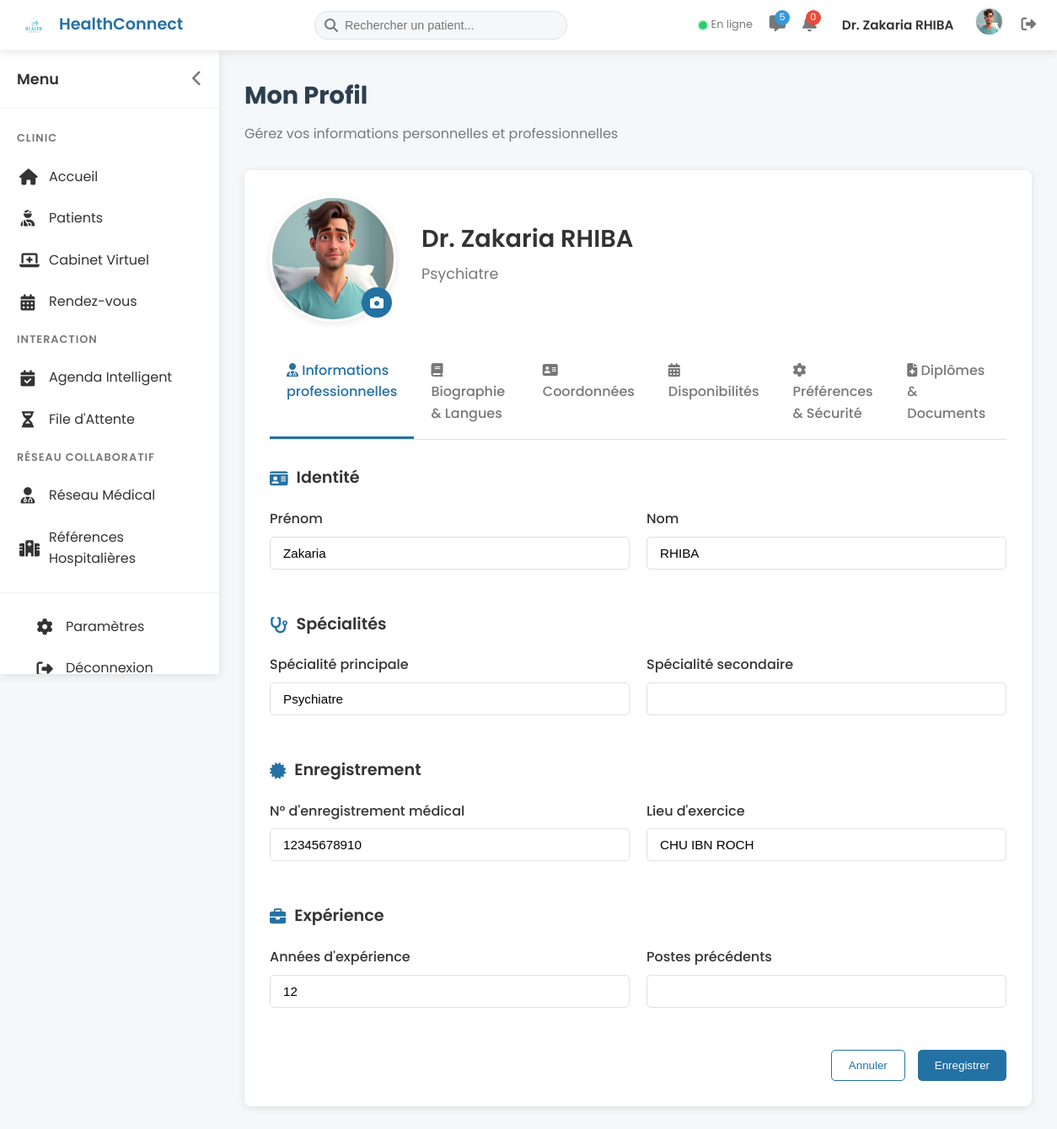
The page /doctor/profile (signed in) on the database its author committed.
### models.py (models this page shows, shortened)
class User(db.Model, UserMixin):
    id = db.Column(db.Integer, primary_key=True)
    email = db.Column(db.String(120), unique=True, nullable=False)
    password_hash = db.Column(db.String(128), nullable=False)
    first_name = db.Column(db.String(50), nullable=False)
    last_name = db.Column(db.String(50), nullable=False)
    role = db.Column(db.String(10), nullable=False)  # 'patient' or 'doctor'
    created_at = db.Column(db.DateTime, default=get_current_time_naive)
    patient = db.relationship('Patient', backref='user', uselist=False, cascade='all, delete-orphan')
    doctor = db.relationship('Doctor', backref='user', uselist=False, cascade='all, delete-orphan')

class Doctor(db.Model):
    id = db.Column(db.Integer, primary_key=True)
    user_id = db.Column(db.Integer, db.ForeignKey('user.id'), nullable=False)
    speciality = db.Column(db.String(100), nullable=True)
    secondary_speciality = db.Column(db.String(100), nullable=True)
    license_number = db.Column(db.String(50), nullable=True)
    years_experience = db.Column(db.Integer, nullable=True)
    education = db.Column(db.Text, nullable=True)
    bio = db.Column(db.Text, nullable=True)
    consultation_fee = db.Column(db.Float, nullable=True)
    phone = db.Column(db.String(20), nullable=True)
    address = db.Column(db.String(200), nullable=True)
    languages = db.Column(db.String(200), nullable=True)  # Comma-separated list of languages
    profile_picture = db.Column(db.String(200), nullable=True)  # Path to profile picture
    document_path = db.Column(db.String(200), nullable=True)  # Path to uploaded documents
    status = db.Column(db.String(20), default='pending')  # pending, approved, rejected
    rejection_reason = db.Column(db.Text, nullable=True)  # Reason for rejection if status is 'rejected'
    verified_at = db.Column(db.DateTime, nullable=True)  # When the doctor was verified
    practice_location = db.Column(db.String(200), nullable=True)
    previous_positions = db.Column(db.Text, nullable=True)
    linkedin = db.Column(db.String(200), nullable=True)
    website = db.Column(db.String(200), nullable=True)
    available_days = db.Column(db.String(100), nullable=True)  # Jours disponibles (format: "1,2,3,4,5")
    available_hours = db.Column(db.String(200), nullable=True)  # Heures disponibles (format: "9-12,14-17")
    video_consultation = db.Column(db.Boolean, default=True)
    email_notifications = db.Column(db.Boolean, default=True)
    sms_notifications = db.Column(db.Boolean, default=False)
    do_not_disturb = db.Column(db.Boolean, default=False)
    appointments = db.relationship('Appointment', backref='doctor', lazy='dynamic',
                                  foreign_keys='Appointment.doctor_id', cascade='all, delete-orphan')
    prescriptions = db.relationship('Prescription', backref='doctor', lazy='dynamic', cascade='all, delete-orphan')

### routes/doctor.py (the view, shortened to what this page needs)
@doctor_bp.route('/profile', methods=['GET', 'POST'])
@login_required
def profile():
    if current_user.role != 'doctor':
        flash('Access denied. You must be a doctor to view this page.', 'danger')
        return redirect(url_for('index'))
    doctor = current_user.doctor
    return render_template('doctor/Profile_Doctor.html')

### templates/doctor/Profile_Doctor.html (shortened to what this page needs)
{% extends 'dashboard_base.html' %}
{% block extra_css %}
<link rel="stylesheet" href="{{ url_for('static', filename='css/doctor/dashboard.css') }}">
{% endblock %}
{% block content %}
{% include 'doctor/partials/header.html' %}
<div class="dashboard-container">
    <div id="sidebar" class="sidebar">
        <div class="sidebar-header">
            <span class="sidebar-title">Menu</span>
            <button id="sidebar-toggle" class="sidebar-toggle">
                <i class="fas fa-chevron-left"></i>
            </button>
        </div>
        <div class="sidebar-menu">
            <div class="menu-category">CLINIC</div>
            <a href="{{ url_for('doctor.dashboard') }}" class="menu-item">
                <i class="fas fa-home"></i>
                <span class="menu-text">Accueil</span>
            </a>
            <a href="{{ url_for('doctor.patients') }}" class="menu-item">
                <i class="fas fa-user-injured"></i>
                <span class="menu-text">Patients</span>
            </a>
            <a href="{{ url_for('doctor.virtual_office') }}" class="menu-item">
                <i class="fas fa-laptop-medical"></i>
                <span class="menu-text">Cabinet Virtuel</span>
            </a>
            <a href="{{ url_for('doctor.appointments') }}" class="menu-item">
                <i class="fas fa-calendar-alt"></i>
                <span class="menu-text">Rendez-vous</span>
            </a>
            <div class="menu-category">INTERACTION</div>
            <a href="{{ url_for('doctor.smart_agenda') }}" class="menu-item">
                <i class="fas fa-calendar-check"></i>
                <span class="menu-text">Agenda Intelligent</span>
            </a>
            <a href="{{ url_for('doctor.waiting_room') }}" class="menu-item">
                <i class="fas fa-hourglass-half"></i>
                <span class="menu-text">File d'Attente</span>
            </a>
            <div class="menu-category">RÉSEAU COLLABORATIF</div>
            <a href="{{ url_for('doctor.medical_network') }}" class="menu-item">
                <i class="fas fa-user-md"></i>
                <span class="menu-text">Réseau Médical</span>
            </a>
            <a href="{{ url_for('doctor.hospital_references') }}" class="menu-item">
                <i class="fas fa-hospital"></i>
                <span class="menu-text">Références Hospitalières</span>
            </a>
        </div>
        <div class="sidebar-footer">
            <a href="{{ url_for('doctor.settings') }}" class="menu-item">
                <i class="fas fa-cog"></i>
                <span class="menu-text">Paramètres</span>
            </a>
            <a href="{{ url_for('auth.logout') }}" class="menu-item">
                <i class="fas fa-sign-out-alt"></i>
                <span class="menu-text">Déconnexion</span>
            </a>
        </div>
    </div>
    <div id="main-content" class="main-content">
        <div class="page-header">
            <h1 class="page-title">Mon Profil</h1>
            <p class="page-subtitle">Gérez vos informations personnelles et professionnelles</p>
        </div>
        <div class="profile-container">
            <div class="profile-header">
                <div class="profile-avatar-container">
                    <img src="{{ url_for('static', filename=current_user.doctor.profile_picture.replace('\\', '/')) if current_user.doctor.profile_picture else url_for('static', filename='images/default-avatar.png') }}" alt="Avatar" class="profile-avatar">
                    <label for="avatar-upload" class="avatar-upload">
                        <i class="fas fa-camera"></i>
                    </label>
                </div>
                <div class="profile-info">
                    <h2 class="profile-name">Dr. {{ current_user.first_name }} {{ current_user.last_name }}</h2>
                    <p class="profile-specialty">{{ current_user.doctor.speciality }}</p>
                </div>
            </div>
            <div class="profile-tabs">
                <div class="profile-tab active" data-tab="professional-info">
                    <i class="fas fa-user-md"></i> Informations professionnelles
                </div>
                <div class="profile-tab" data-tab="biography">
                    <i class="fas fa-book"></i> Biographie & Langues
                </div>
                <div class="profile-tab" data-tab="contact">
                    <i class="fas fa-address-card"></i> Coordonnées
                </div>
                <div class="profile-tab" data-tab="availability">
                    <i class="fas fa-calendar-alt"></i> Disponibilités
                </div>
                <div class="profile-tab" data-tab="preferences">
                    <i class="fas fa-cog"></i> Préférences & Sécurité
                </div>
                <div class="profile-tab" data-tab="documents">
                    <i class="fas fa-file-medical"></i> Diplômes & Documents
                </div>
            </div>
            <div id="professional-info" class="tab-content active">
                <form id="professional-form" method="POST" action="{{ url_for('doctor.profile') }}">
                    <div class="form-section">
                        <h3 class="section-title"><i class="fas fa-id-card"></i> Identité</h3>
                        <div class="form-row">
                            <div class="form-group">
                                <label for="first_name" class="form-label">Prénom</label>
                                <input type="text" id="first_name" name="first_name" class="form-control" value="{{ current_user.first_name }}">
                            </div>
                            <div class="form-group">
                                <label for="last_name" class="form-label">Nom</label>
                                <input type="text" id="last_name" name="last_name" class="form-control" value="{{ current_user.last_name }}">
                            </div>
                        </div>
                    </div>
                    <div class="form-section">
                        <h3 class="section-title"><i class="fas fa-stethoscope"></i> Spécialités</h3>
                        <div class="form-row">
                            <div class="form-group">
                                <label for="primary_specialty" class="form-label">Spécialité principale</label>
                                <input type="text" id="primary_specialty" name="primary_specialty" class="form-control" value="{{ current_user.doctor.speciality }}">
                            </div>
                            <div class="form-group">
                                <label for="secondary_specialty" class="form-label">Spécialité secondaire</label>
                                <input type="text" id="secondary_specialty" name="secondary_specialty" class="form-control" value="{{ current_user.doctor.secondary_speciality or '' }}">
                            </div>
                        </div>
                    </div>
                    <div class="form-section">
                        <h3 class="section-title"><i class="fas fa-certificate"></i> Enregistrement</h3>
                        <div class="form-row">
                            <div class="form-group">
                                <label for="registration_number" class="form-label">N° d'enregistrement médical</label>
                                <input type="text" id="registration_number" name="registration_number" class="form-control" value="{{ current_user.doctor.license_number or '' }}">
                            </div>
                            <div class="form-group">
                                <label for="practice_location" class="form-label">Lieu d'exercice</label>
                                <input type="text" id="practice_location" name="practice_location" class="form-control" value="{{ current_user.doctor.practice_location or '' }}">
                            </div>
                        </div>
                    </div>
                    <div class="form-section">
                        <h3 class="section-title"><i class="fas fa-briefcase"></i> Expérience</h3>
                        <div class="form-row">
                            <div class="form-group">
                                <label for="experience_years" class="form-label">Années d'expérience</label>
                                <input type="number" id="experience_years" name="experience_years" class="form-control" value="{{ current_user.doctor.years_experience or '' }}">
                            </div>
                            <div class="form-group">
                                <label for="previous_positions" class="form-label">Postes précédents</label>
                                <input type="text" id="previous_positions" name="previous_positions" class="form-control" value="{{ current_user.doctor.previous_positions or '' }}">
                            </div>
                        </div>
                    </div>
                    <div class="form-actions">
                        <button type="button" class="btn-outline" onclick="window.location.href='{{ url_for('doctor.dashboard') }}'">Annuler</button>
                        <button type="submit" class="btn-primary">Enregistrer</button>
                    </div>
                </form>
            </div>
        </div>
    </div>
</div>
{% endblock %}

### templates/doctor/partials/header.html (shortened to what this page needs)
<div class="topbar">
    <div class="topbar-logo">
        <a href="{{ url_for('doctor.dashboard') }}" class="logo-link">
            <img src="{{ url_for('static', filename='images/logo.png') }}" alt="HealthConnect Logo">
            <span>HealthConnect</span>
        </a>
    </div>
    <div class="topbar-search">
        <i class="fas fa-search"></i>
        <input type="text" placeholder="Rechercher un patient...">
    </div>
    <div class="topbar-actions">
        <div class="doctor-status">
            <span class="status-indicator status-online"></span>
            <span class="status-text">En ligne</span>
        </div>
        <div class="topbar-messages">
            <span class="messages-badge">5</span>
        </div>
        <div class="topbar-notification" id="notification-toggle">
            <span class="notification-badge">0</span>
        </div>
        <div class="doctor-profile-simple">
            <a href="{{ url_for('doctor.profile') }}" class="profile-link">
                <span class="doctor-name">Dr. {{ current_user.first_name }} {{ current_user.last_name }}</span>
            </a>
            <a href="{{ url_for('doctor.profile') }}" class="avatar-link">
                {% if current_user.doctor.profile_picture %}
                    <img src="{{ url_for('static', filename=current_user.doctor.profile_picture.replace('\\', '/')) }}" alt="Avatar" class="doctor-avatar-img">
                {% else %}
                    <img src="{{ url_for('static', filename='images/default-avatar.png') }}" alt="Avatar" class="doctor-avatar-img">
                {% endif %}
            </a>
            <a href="{{ url_for('auth.logout') }}" class="logout-link">
                <i class="fas fa-sign-out-alt"></i>
            </a>
        </div>
    </div>
</div>

### rows shown on the page
User: first_name "Zakaria", last_name "RHIBA"
Doctor: profile_picture (picture), doctor.speciality "Psychiatre", primary_specialty "Psychiatre", registration_number "12345678910", practice_location "CHU IBN ROCH", experience_years "12"
